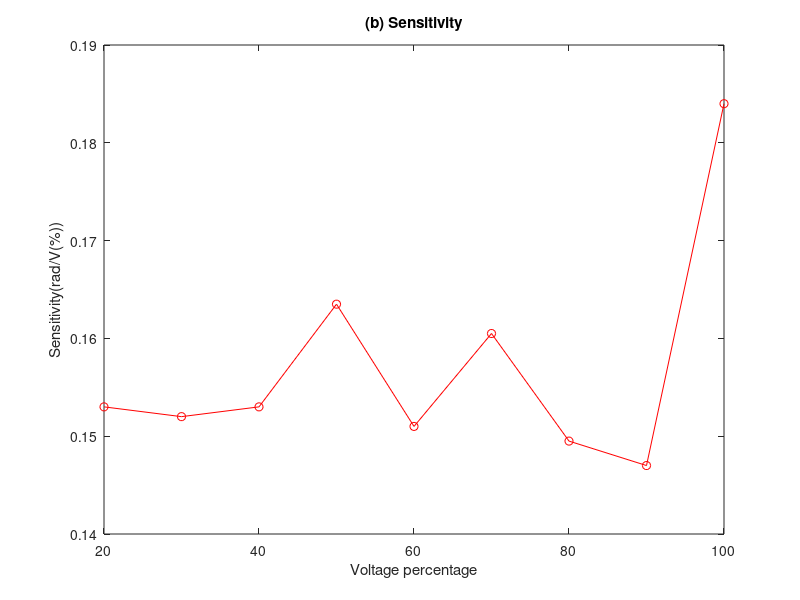
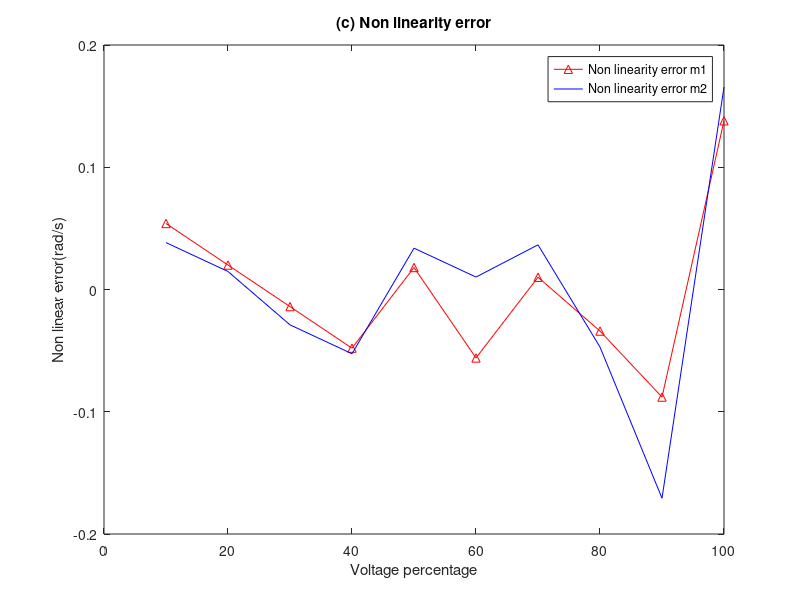
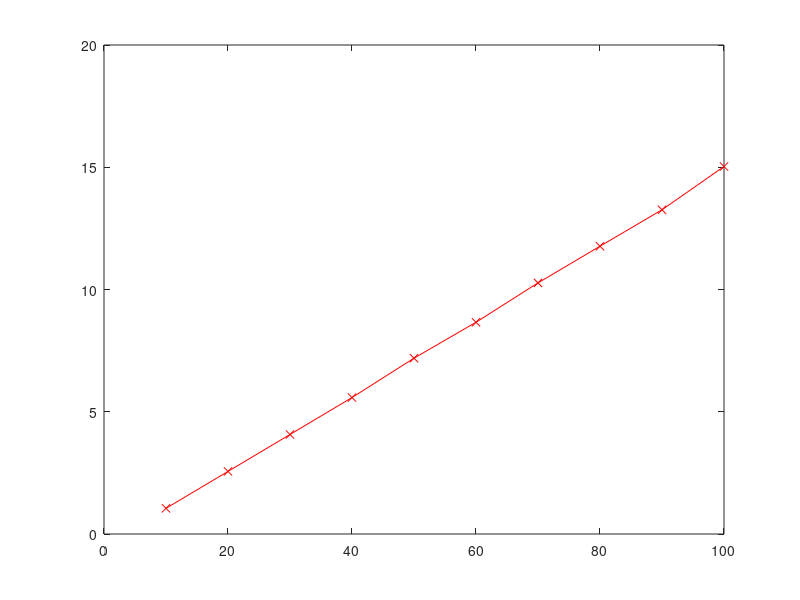

Recreate these plots in MATLAB, in order. (Note: this script raises an error after producing the figures.)
voltage_percentage = 10:10:100;
w1 = [1.05, 2.56, 4.07, 5.58, 7.19, 8.66, 10.27, 11.77, 13.26, 15.03];
w2 = [1.13, 2.68, 4.21, 5.76, 7.42, 8.97, 10.57, 12.06, 13.51, 15.42];
sensitivity = zeros(9,1);
w_avg = (w1 + w2)/2;

for i=2:10
   sensitivity(i-1) = (w_avg(i) - w_avg(i-1))/(voltage_percentage(i) - voltage_percentage(i-1));
end

[P] = polyfit(voltage_percentage,w1,1);
linear_value_m1 = polyval(P, voltage_percentage);

[P] = polyfit(voltage_percentage,w2,1);
linear_value_m2 = polyval(P, voltage_percentage);

non_linear_error_m1 = w1 - linear_value_m1;
non_linear_error_m2 = w2 - linear_value_m2;

figure(1);
plot(voltage_percentage(2:10),sensitivity, '-ro');
xlabel("Voltage percentage");
ylabel("Sensitivity(rad/V(%))");
title("(b) Sensitivity");

figure(2);
plot(voltage_percentage, non_linear_error_m1, '-^r', voltage_percentage, non_linear_error_m2, '-b');
xlabel("Voltage percentage");
ylabel("Non linear error(rad/s)");
title("(c) Non linearity error");
legend('Non linearity error m1','Non linearity error m2');

figure(3);
plot(voltage_percentage, w1, '-xr')
hold on;
yyaxis('right');
ylim([-0.2, 0.2]);
ylabel("Non linear error(rad/s)");
plot(voltage_percentage, non_linear_error_m1, '-ob');
xlabel("Voltage percentage");
yyaxis('left');
ylabel("Motor speed(rad/s)", 'color', 'r');
title("(d) Data and error");
legend('Actual value','Non linearity error m1','Location','southeast');